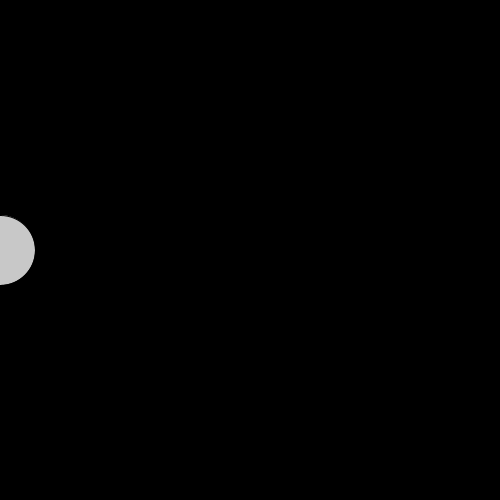
Frame 1 (no input)
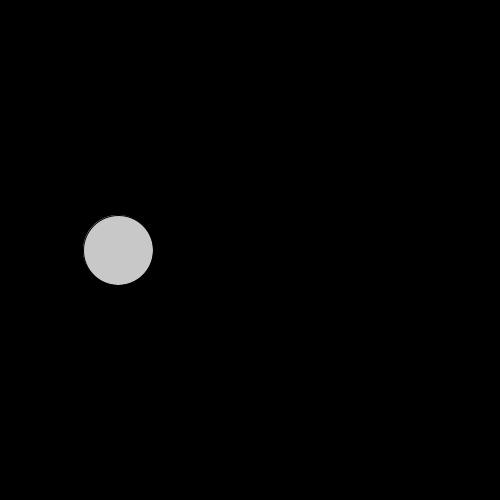
Frame 60 (the mouse pressed at the canvas centre just before this capture)
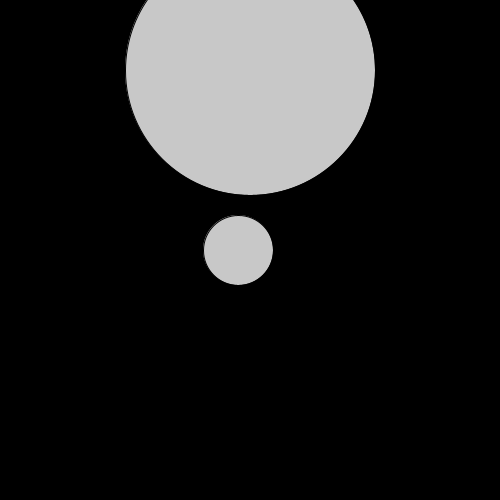
Frame 120 (the mouse held since frame 60 and released just before this capture)

The Processing sketch that drew these frames (run headless with seeded random() and noise(); from frame 60 on, the mouse is pressed at the canvas centre):

// Processing sketch: Ex23_1
// ── Ex23_1.pde
float y =0.0;
float x =0.0;




void setup(){
  size(500,500);
  smooth();
  fill(200);
}






void draw(){
  background(0);
  ellipse(x,height/2,70,70);
  x+=2;
  if(x>=width+35) {
    x=-35;
 
  }
 
 
 
 
  ellipse(mouseY,70,mouseX,mouseY);
y+=2;
 if(y>=mouseX+35) {
    y=-35;
 }
}
